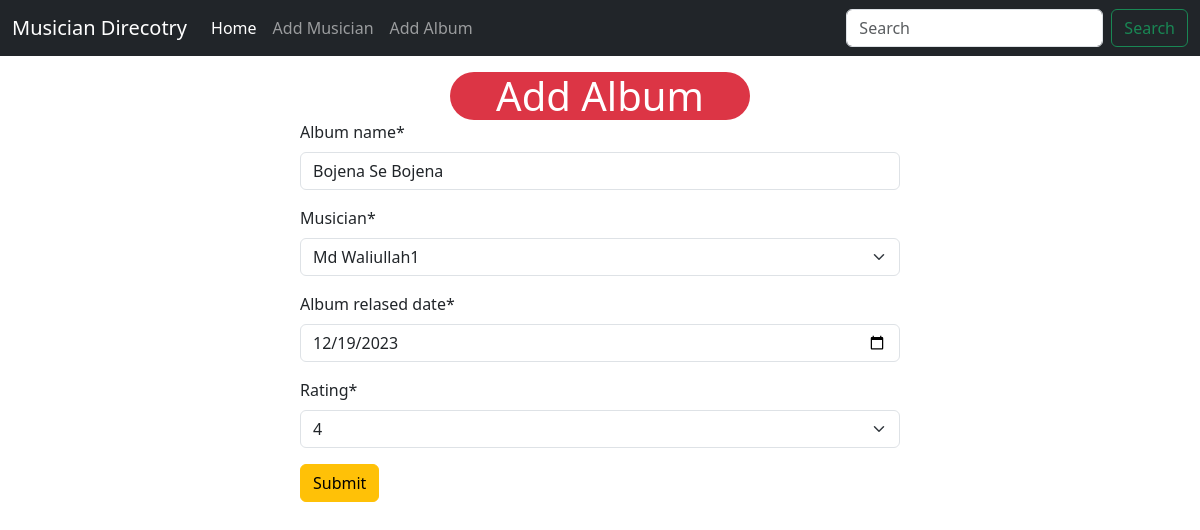
The page /album/edit/25 on the database its author committed.
### album/models.py (models this page shows, shortened)
class Album(models.Model):
    album_name = models.CharField( max_length=50)
    musician = models.ForeignKey(Musician, on_delete=models.CASCADE)
    album_relased_date = models.DateField()
    rating = models.IntegerField(choices=[(i, str(i)) for i in range(1, 6)])

### album/views.py (the view)
# urls.py: path('edit/<int:id>', views.EditAlbumView.as_view(), name = 'edit_album'),
class EditAlbumView(UpdateView):
    model = models.Album
    form_class = forms.AlbumForm
    template_name = 'album/add_album.html'
    success_url = reverse_lazy('add_album')
    pk_url_kwarg = 'id'

### album/forms.py
class AlbumForm(forms.ModelForm):
    class Meta:
        model = Album
        fields = '__all__'
        widgets = {
            'album_relased_date' : forms.DateInput(attrs={'type': 'date'}),
        }

### musician/models.py (called while the page is built)
    def __str__(self):
        return f'{self.first_name} {self.last_name}'

### album/templates/album/add_album.html (shortened to what this page needs)
{% extends "base.html" %}
{% load crispy_forms_tags %}
{% block content %}
<form style="width: 50%; margin:auto;" method="post">
    <h1 class="mt-3 bg-danger text-white w-50 m-auto text-center rounded-5">Add Album</h1>
    {{form | crispy}}
    <button class="btn btn-warning">Submit</button>
</form>
{% endblock %}

### rows shown on the page
Album: album_name "Bojena Se Bojena", musician "Md Waliullah1", album_relased_date "12/19/2023", rating "4"
